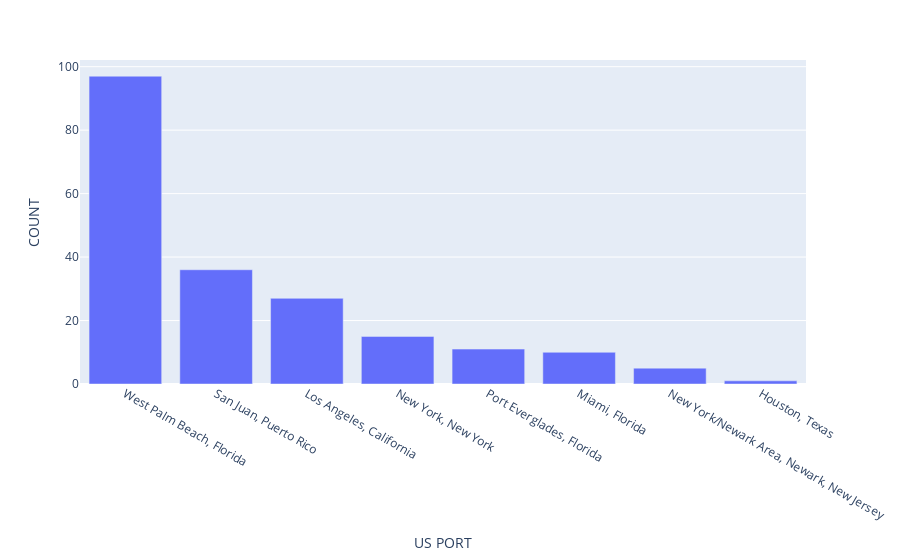

Notebook code cell kept with this figure:
### Markdown cell above
from this  bar plot I got an insight that West Palm Beach, Florida is most important and busiest  US port as there are about 97 shipments coming to this port.

### Code cell
# CALCULATING THE FREQUENCY OF US PORTS AT EACH LOCATION
b1=df['US PORT'].value_counts()
b11=pd.DataFrame(b1)
b11.reset_index(inplace=True)
print(b11)
b11.columns=['US PORT','COUNT']
px.bar(b11,x='US PORT',y='COUNT')

### Figure 1 — Plotly figure (JSON) as saved in the notebook; plotly's stock layout.template omitted (floating-point values rounded to 4 significant figures)
{"data": [{"alignmentgroup": "True", "hoverlabel": {"namelength": 0}, "hovertemplate": "US PORT=%{x}<br>COUNT=%{y}", "legendgroup": "", "marker": {"color": "#636efa"}, "name": "", "offsetgroup": "", "orientation": "v", "showlegend": false, "textposition": "auto", "type": "bar", "x": ["West Palm Beach, Florida", "San Juan, Puerto Rico", "Los Angeles, California", "New York, New York", "Port Everglades, Florida", "Miami, Florida", "New York/Newark Area, Newark, New Jersey", "Houston, Texas"], "xaxis": "x", "y": [97, 36, 27, 15, 11, 10, 5, 1], "yaxis": "y"}], "layout": {"barmode": "relative", "legend": {"tracegroupgap": 0}, "margin": {"t": 60}, "xaxis": {"anchor": "y", "domain": [0, 1], "title": {"text": "US PORT"}}, "yaxis": {"anchor": "x", "domain": [0, 1], "title": {"text": "COUNT"}}}}
